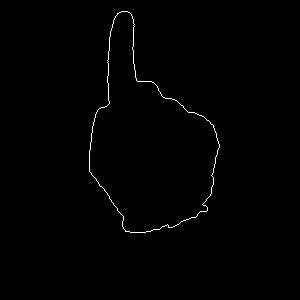
#> input picture tubao/1.png, 300 x 300 px
$ python test.py
#> lines starting #> are read from the running program, lines starting #| are printed output that depends on the picture; after the words box and inside, x2 and y2 are one past the last pixel; in counts of white or black regions, pixels touching at a corner belong together
#> further down, image is the input picture: shape (300, 300, 3); values 1 (black) and 255 (white), 0.62% white in thin lines or dots, all inside (x1, y1, x2, y2) = (89, 11, 220, 233)

# -*- coding: utf-8 -*-
"""
乐乐感知学堂公众号
@author: https://blog.csdn.net/suiyingy
"""

import cv2
import numpy as np

def show_multi_imgs(scale, imglist, order=None, border=10, border_color=(255, 255, 0)):
    """
    :param scale: float 原图缩放的尺度
    :param imglist: list 待显示的图像序列
    :param order: list or tuple 显示顺序 行×列
    :param border: int 图像间隔距离
    :param border_color: tuple 间隔区域颜色
    :return: 返回拼接好的numpy数组
    """
#> called with scale = 1, order = (2, 3), border = 10, border_color = (255, 255, 0)
    if order is None:
        order = [1, len(imglist)]
    allimgs = imglist.copy()
#> allimgs = 6 items
    ws , hs = [], []
    for i, img in enumerate(allimgs):
        if np.ndim(img) == 2:
            allimgs[i] = cv2.cvtColor(img, cv2.COLOR_GRAY2BGR)
        allimgs[i] = cv2.resize(img, dsize=(0, 0), fx=scale, fy=scale)
        ws.append(allimgs[i].shape[1])
        hs.append(allimgs[i].shape[0])
#> this loop made 6 passes
#> after the loop, hs = [300, 300, 300, 300, 300, 300]; ws = [300, 300, 300, 300, 300, 300]
    w = max(ws)
#> w = 300
    h = max(hs)
#> h = 300
    # 将待显示图片拼接起来
    sub = int(order[0] * order[1] - len(imglist))
#> sub = 0
    # 判断输入的显示格式与待显示图像数量的大小关系
    if sub > 0:
        for s in range(sub):
            allimgs.append(np.zeros_like(allimgs[0]))
    elif sub < 0:
        allimgs = allimgs[:sub]
    imgblank = np.zeros(((h+border) * order[0], (w+border) * order[1], 3)) + border_color
    imgblank = imgblank.astype(np.uint8)
    for i in range(order[0]):
        for j in range(order[1]):
            imgblank[(i * h + i*border):((i + 1) * h+i*border), (j * w + j*border):((j + 1) * w + j*border), :] = allimgs[i * order[1] + j]
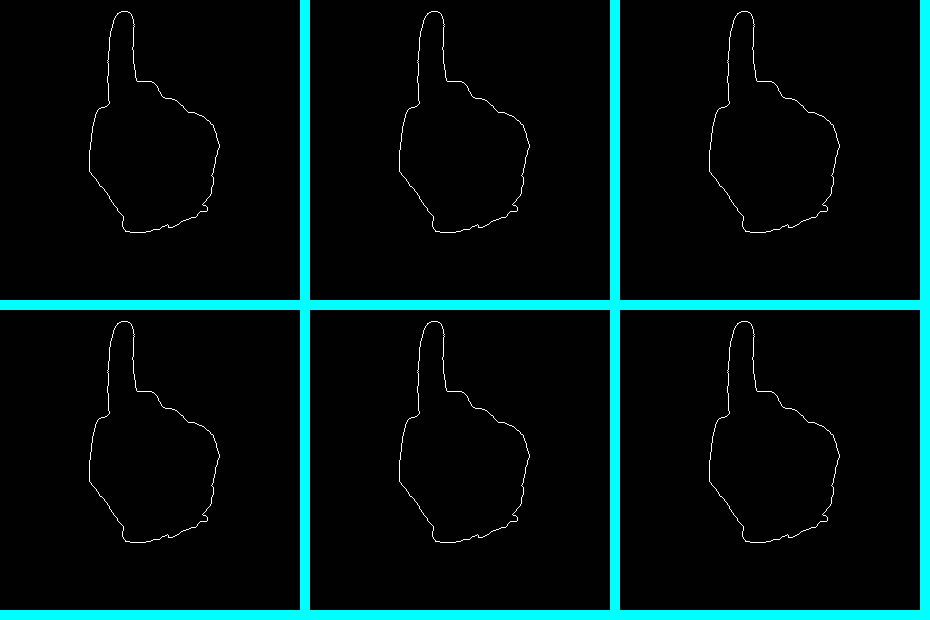
#> imgblank: shape (620, 930, 3); mean of channels 0, 1, 2 18.6, 18.6, 2.4; drawn as B, G, R
    return imgblank


if __name__ == '__main__':
    image = cv2.imread('1.png')
    img = show_multi_imgs(1, [image, image, image, image, image, image], (2, 3))
    cv2.namedWindow('multi', 0)
    cv2.imshow('multi', img)
    cv2.waitKey(0)

$ run again, with tubao/20210629153934609.png copied over tubao/1.png
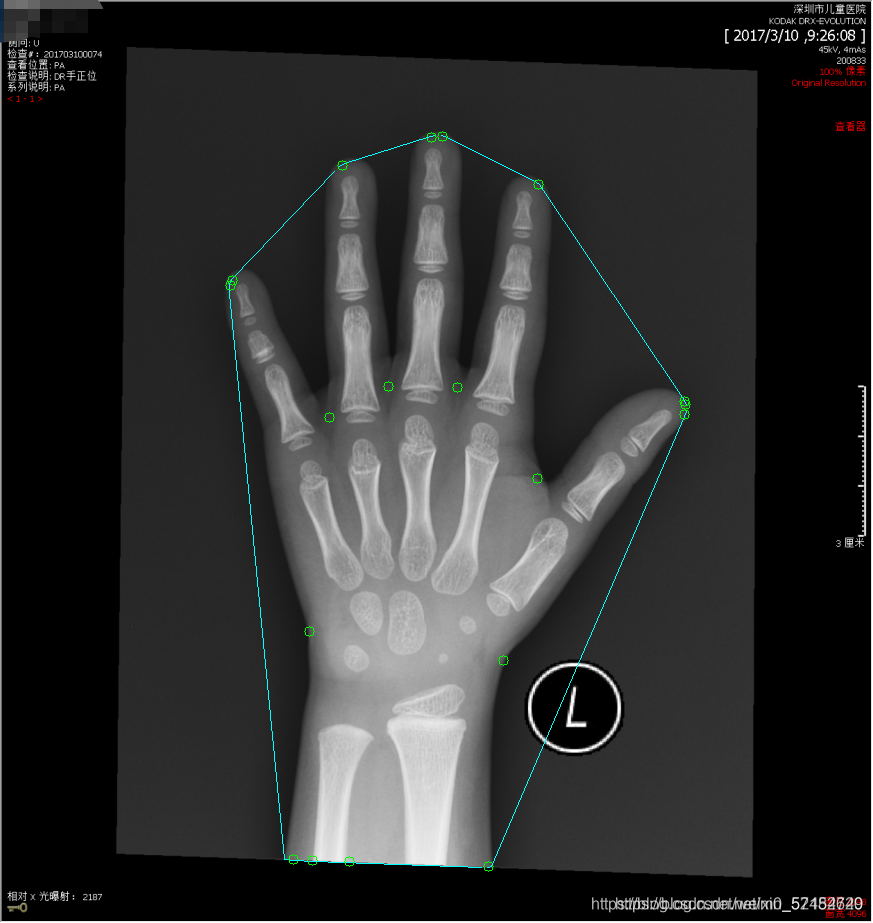
#> input picture tubao/20210629153934609.png, 873 x 923 px
#> image is the input picture: shape (923, 873, 3); mean B, G, R 46.8, 47, 46.4
#> allimgs = 6 items
#> the loop in show_multi_imgs, `for i, img in enumerate(allimgs):` made 6 passes
#> after the loop in show_multi_imgs, `for i, img in enumerate(allimgs):`: hs = [923, 923, 923, 923, 923, 923]; ws = [873, 873, 873, 873, 873, 873]
#> w = 873
#> h = 923
#> sub = 0
#> after the loop in show_multi_imgs, `for i in range(order[0]):`:
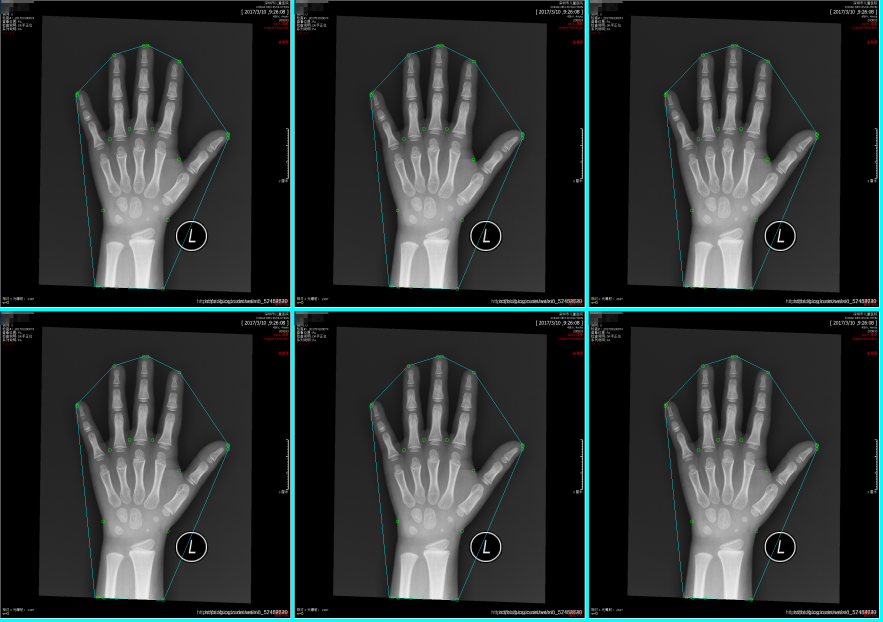
#> imgblank: shape (1866, 2649, 3) (shown at 1/3 size); mean of channels 0, 1, 2 51.4, 51.5, 45.4; drawn as B, G, R
